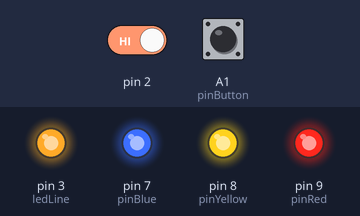
This sketch was run on a simulated Arduino Mega 2560, built with avr-gcc and run on an emulated ATmega2560. On the bench: output pins drawn as LEDs (lit = HIGH). Inputs (shaded band) come from the test bench; at power-on: pin 2 HIGH, A1 (pinButton) LOW. Random numbers use the default seed unless the sketch sets one.

Above: at 1.2 s.
1.3 s: pin 2 driven LOW
At 3.0 s:
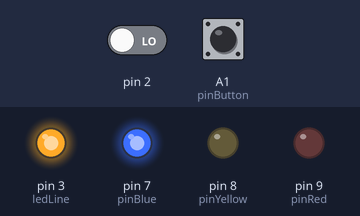
4.3 s: A1 (pinButton) pulled HIGH for 0.15 s
At 4.6 s:
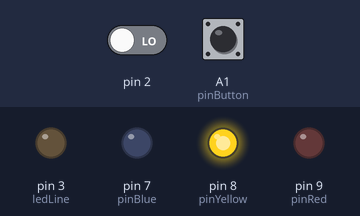
7.4 s: A1 (pinButton) pulled HIGH for 1 s
At 9.4 s:
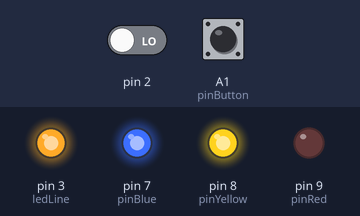
11.4 s: pin 2 driven HIGH
14.4 s: pin 2 driven LOW and A1 (pinButton) driven HIGH
At 14.7 s:
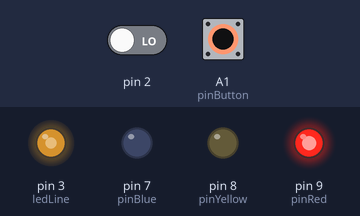
17.4 s: pin 2 driven HIGH
Timing chart, 0 to 32.6 s (numbered marks = the images above; inputs shaded):
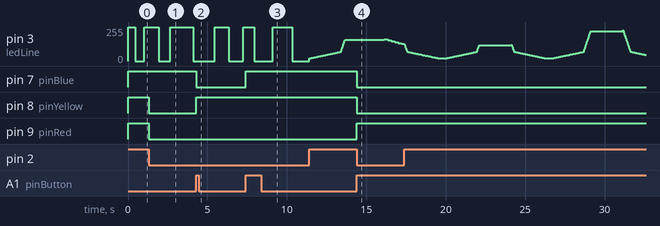

The sketch:

4variant.ino
```cpp
int pinBlue = 7;            //вывод для синего диода
int pinYellow = 8;          //вывод для жёлтого диода
int pinRed = 9;             //вывод для красного диода
int pinButton = A1;         //контакт кнопки
int ledLine = 3;            //контакт оптопары для управления гирляндой
int clickButton = 0;        //счётчик нажатий
byte numbers[7] = {0b001, 0b010, 0b011, 0b100, 0b101, 0b110, 0b111};  //массив вариантов выбора из трёх разных режимов
boolean flag = false;       //переменная для учёта отпускания кнопки, а не дребезга контактов
byte mask = 0b111;          //переменная которая принимает выбранный режим работы из массива number[]
int ledMax = 255;           //максимальная яркость гирлянды (ШИМ)
int ledMin = 20;            //минимальная яркость гирлянды (ШИМ)
const int pause = 20;       //контанта паузы
boolean onLed;              //переменная которая принимает значение 1 или 0 из переменной mask
void setup() {
  attachInterrupt (0, selectionMode, LOW);  //прерывание по тумпблеру. (0 соответствует контакту 2 на ардуино,
  pinMode(pinBlue, OUTPUT);                 //                          selectionMode - функция к которой следует обратиться,
  pinMode(pinYellow, OUTPUT);               //                          LOW - прерывание будет выполняться до тех пор пока
  pinMode(pinRed, OUTPUT);                  //                          на контакте 2 низкий потенциал)
  pinMode(ledLine, OUTPUT);
  pinMode(pinButton, INPUT);
  for(int i = 0; i < 3; i++){ //цикл включения трез светодиодов зависящий от переменной mask
    onLed = bitRead(mask,i);  //побайтное считывание данных из переменной mask
    digitalWrite(i + 7, onLed);//включение определённого диода i+7 при условии что onLed примет значение 1
  }
}
void loop() {
  for(int i = 0; i < 3; i++){ //цикл включения различных режимов мигания гирлянды
    onLed = bitRead(mask,i);  //побайтное считывание данных из переменной mask
    if(onLed == 1 && i == 0){ //режим включится только если i будет равно 0, а onLed равно 1
      lift1();
    }
    if(onLed == 1 && i == 1){ //режим включится только если i будет равно 1, а onLed равно 1
      lift2();
    }
    if(onLed == 1 && i == 2){ //режим включится только если i будет равно 2, а onLed равно 1
      lift3();
    }
  }
}
void selectionMode(){
  // код который фиксирует нажатие и увеличивает счётчик ------------------------------------------------------------
  boolean buttonState = digitalRead(pinButton);  //фиксируем нажатие кнопки в этот момент
  if(buttonState == HIGH && flag == false){      //если кнопка нажата, а флаг false фиксируем нажатие
    flag = true;                                 //сразу переводим flag в значение true
    clickButton = (clickButton + 1) % 7;         //счётчик нажатий увеличиваем на единицу и берём остаток от деления
  }                                              //остаток от деления нужен для того, чтобы счетчик всегда был в диапазоне 1 - 7
  delay(100);                                    //задержка на дребезг
  buttonState = digitalRead(pinButton);          //проверяем, отпущена ли кнопка
  if (buttonState == LOW) {                      //если кнопка отпущена, то сбразываем flag в false
      flag = false;
    }
  //-----------------------------------------------------------------------------------------------------------------
  mask = numbers[clickButton];                   //mask принемает двоичное значение из массива по адресу clickButton (сколько нажали)
  //тут собственно мы выбрали режим мигания гирлянды, теперь после окончания прерывания по значению mask будут выбраны режимы мигания
  //-----------------------------------------------------------------------------------------------------------------
  for(int i = 0; i < 3; i++){                    //зажгём светодиоды по mask через цикл
    onLed = bitRead(mask,i);
    digitalWrite(i + 7, onLed);
  }
}
void lift1(){  //режим мигания (включение и выключение светодиодов)
  int cycle = random(3,7); //переменная количества циклов включения
  for(int a = 0; a < cycle; a++) {
    analogWrite(ledLine, 255);
    delay(random(100, 1000));  //пауза включения. Пауза будет длинной от 100 до 1000 мс
    analogWrite(ledLine, 0);
    delay(random(100, 1000));  //пауза выключения
  }
}
void lift2(){  //режим мигания (плавное включение и правное выключение)
  int cycle = random(3,7);
  for(int a = 0; a < cycle; a++){
    ledMax = random(100, 254);
    for(int i = ledMin; i < 70; i++) {
      analogWrite(ledLine, i);
      delay(pause*2);
    }
    for(int i = 70; i < ledMax; i+=7) {
      analogWrite(ledLine, i);
      delay(pause);
    }
    delay(pause*100);
    int b = random(20, 69);
    for(int i = ledMax; i > 70; i-=7) {
      analogWrite(ledLine, i);
      delay(pause);
    }
    for(int i = 70; i > ledMin; i--) {
      analogWrite(ledLine, i);
      delay(pause*2);
    }
    delay(pause*20);
  }
}
void lift3(){  //режим мигания
  int cycle = random(3,7);
  for(int a = 0; a < cycle; a++){
    for(int i = 40; i < 70; i++) {
      analogWrite(ledLine, i);
      delay(pause*2);
    }
    for(int i = 70; i < 255; i+=7) {
      analogWrite(ledLine, i);
      delay(pause);
    }
    delay(pause*100);
    analogWrite(ledLine, 20);
    delay(500);
  }
}
```

Measured:
- after the input at 1.3 s, pin 8 (pinYellow), pin 9 (pinRed): HIGH → LOW at once
- after the input at 4.3 s, pin 7 (pinBlue): HIGH → LOW at once; pin 8 (pinYellow): LOW → HIGH at once
- after the input at 7.4 s, pin 7 (pinBlue): LOW → HIGH at once
- after the input at 14.4 s, pin 7 (pinBlue), pin 8 (pinYellow): HIGH → LOW at once; pin 9 (pinRed): LOW → HIGH at once
